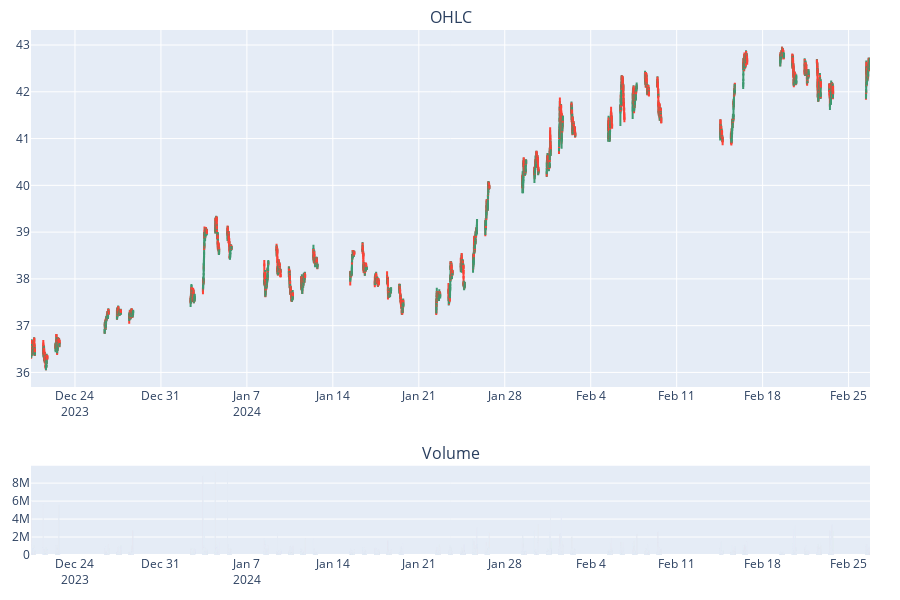

Source (notebook cell):
### Code cell
fig = make_subplots(rows=2,cols=1,shared_xaxes=False,vertical_spacing=0.15, row_heights=[.8,.2],
                    subplot_titles=('OHLC','Volume'))

fig.add_trace(go.Candlestick(x=df_cut.index,
                             open=df_cut['open'],
                             high=df_cut['high'],
                             low=df_cut['low'],
                             close=df_cut['close'],
                             showlegend=False),row=1,col=1)

fig.add_trace(go.Bar(x=df_cut.index,  y= df_cut['volume'],
                     marker_color='red',
                     showlegend=False),row=2,col=1)

fig.add_trace(go.Bar(x=df_cut.index, y=df_cut['volume'], 
                     showlegend=False, marker=dict(color='#FF0000')), row=2, col=1)

# fig.update_xaxes(rangebreaks=[
#     dict(bounds=["sat", "sun"], pattern="day of week"), 
#     # dict(bounds=[18, 10], pattern="hour"),  
#     # dict(values=lista)
#     ])


fig.update_layout(xaxis_rangeslider_visible=False, height=600, 
                  margin=dict(l=30,r=30,t=30,b=30))

fig.show()

### Figure 1 — Plotly figure (JSON) as saved in the notebook; plotly's stock layout.template omitted (floating-point values rounded to 4 significant figures; data arrays with more than 128 entries replaced by an {"elided": "..."} marker saying what was removed)
{"data": [{"close": {"elided": "4138 float values"}, "high": {"elided": "4138 float values"}, "low": {"elided": "4138 float values"}, "open": {"elided": "4138 float values"}, "showlegend": false, "type": "candlestick", "x": {"elided": "4138 str values"}, "xaxis": "x", "yaxis": "y"}, {"marker": {"color": "red"}, "showlegend": false, "type": "bar", "x": {"elided": "4138 str values"}, "xaxis": "x2", "y": {"elided": "4138 int values"}, "yaxis": "y2"}, {"marker": {"color": "#FF0000"}, "showlegend": false, "type": "bar", "x": {"elided": "4138 str values"}, "xaxis": "x2", "y": {"elided": "4138 int values"}, "yaxis": "y2"}], "layout": {"annotations": [{"font": {"size": 16}, "showarrow": false, "text": "OHLC", "x": 0.5, "xanchor": "center", "xref": "paper", "y": 1, "yanchor": "bottom", "yref": "paper"}, {"font": {"size": 16}, "showarrow": false, "text": "Volume", "x": 0.5, "xanchor": "center", "xref": "paper", "y": 0.17, "yanchor": "bottom", "yref": "paper"}], "height": 600, "margin": {"b": 30, "l": 30, "r": 30, "t": 30}, "xaxis": {"anchor": "y", "domain": [0, 1], "rangeslider": {"visible": false}}, "xaxis2": {"anchor": "y2", "domain": [0, 1]}, "yaxis": {"anchor": "x", "domain": [0.32, 1]}, "yaxis2": {"anchor": "x2", "domain": [0, 0.17]}}}
